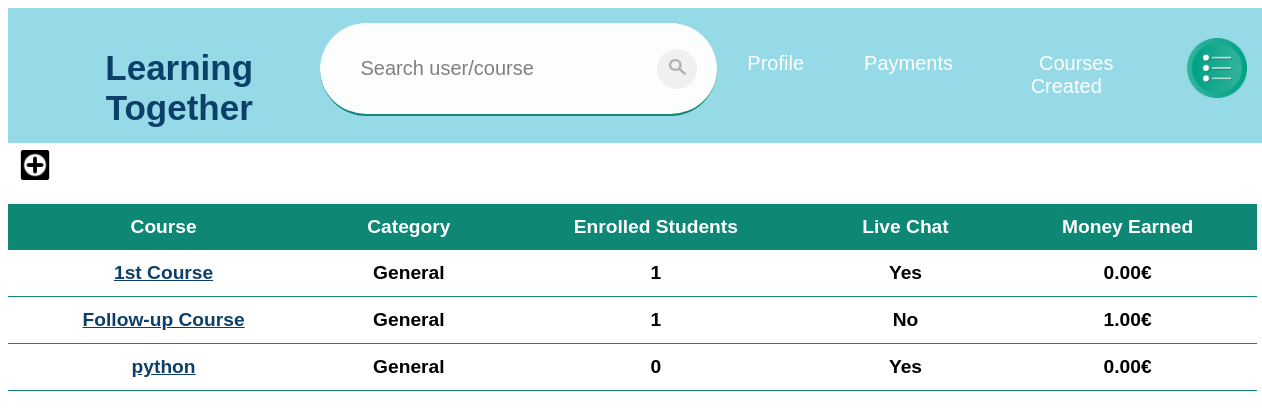
Before: /courseCreated/1 (signed in) with the older database file.
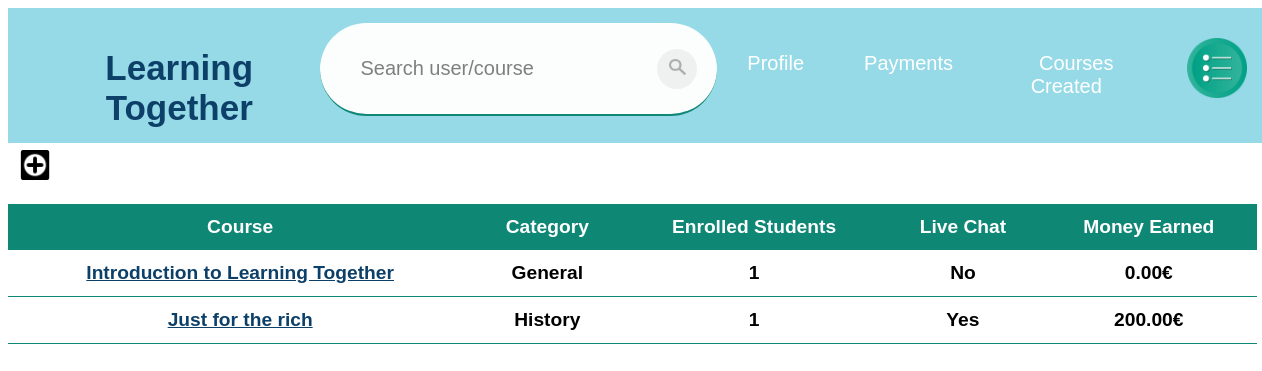
After: the same page with the newer database file.
### app/models.py (models this page shows, shortened)
class CoursesMade(models.Model):
    publicId = models.ForeignKey(Public, on_delete=models.CASCADE)
    courseId = models.ForeignKey(Course, on_delete=models.CASCADE)

class Course(models.Model):
    categoryId = models.ForeignKey(Category, on_delete=models.PROTECT)
    name = models.CharField(max_length=100)
    averageMasterTime = models.SmallIntegerField()
    price = models.DecimalField(max_digits=6, decimal_places=2)
    description = models.CharField(max_length=200, blank=True)
    link = models.CharField(max_length=200, default="")

class Category(models.Model):
    category = models.CharField(max_length=50)

### app/views.py (the view)
# urls.py: path('courseCreated/<id>',views.courseCreated,name="courseCreated"),
def courseCreated(request, id):
    profile = models.Profile.objects.filter(userId__exact=id)
    public = models.Public.objects.filter(profileId__exact=profile[0].id)
    coursesMade = models.CoursesMade.objects.filter(
        publicId__exact=public[0].id)
    thisUser = False
    if request.user.is_authenticated:
        if profile[0].userId.id == request.user.id:
            thisUser = True
    students = []
    liveChats = []
    moneyEarned = []
    for courseMade in coursesMade:
        numStudents = models.CoursesEnrolled.objects.filter(
            courseId__exact=courseMade.courseId).count()
        students.append(numStudents)
        liveChat = models.LiveChat.objects.filter(
            courseId__exact=courseMade.courseId)
        if not liveChat:
            liveChat = [None]
            chat_enable = None
        elif liveChat[0].chat_enable == 0:
            chat_enable = 0
        elif liveChat[0].chat_enable == 1:
            chat_enable = 1
        liveChats.append(chat_enable)
        moneyEarned.append(numStudents * courseMade.courseId.price)
    data = zip(coursesMade, students, liveChats, moneyEarned)
    return render(request, "app/courseCreated.html", {'coursesMade': coursesMade, 'data': data, 'thisUser': thisUser, 'userId': id, 'showOptions': True})

### templates/app/courseCreated.html (shortened to what this page needs)
{% extends 'app/base.html' %}
{% block content %}
{% load static %}
{% include 'app/navBar.html' with thisUser=thisUser userId=userId showOptions=showOptions %}
{% if thisUser %}
    <a href="../createNewCourse" class="button"><img class="plusImg" src="{% static 'images/' %}plus.png"></a>
    <br><br>
{% endif %}
{% if coursesMade  %}
    <table class="table">
        <thead>
            <th>Course</th>
            <th>Category</th>
            <th>Enrolled Students</th>
            <th>Live Chat</th>
            {% if thisUser %}
                <th>Money Earned</th>
            {% endif %}
        </thead>
        {% for courseMade, numStudents, liveChat, moneyEarned in data %}
            <tbody>
                <th><a class="pretty" href="../course/{{ courseMade.courseId.id }}">{{courseMade.courseId.name}}</a></th>
                <th><b>{{ courseMade.courseId.categoryId.category }}</b></th>
                <th>{{ numStudents }}</th>
                {% if not liveChat or liveChat == 0%}
                <th>No</th>
                {% else %}
                <th>Yes</th>
                {% endif %}
                {% if thisUser %}
                <th>{{ moneyEarned }}€</th>
                {% endif %}
            </tbody>
        {% endfor %}
    </table>
{% endif %}
{% endblock %}

Changed rows visible on the page:
no longer on this page (row edited): CoursesMade: courseId.name "Follow-up Course", courseId.categoryId.category "General", numStudents "1", shows "No", moneyEarned "1.00"
removed CoursesMade: courseId.name "python", courseId.categoryId.category "General", numStudents "0", shows "Yes", moneyEarned "0.00"
added CoursesMade: courseId.name "Introduction to Learning Together", courseId.categoryId.category "General", numStudents "1", shows "No", moneyEarned "0.00"
changed CoursesMade: courseId.name "1st Course" → "Just for the rich"; courseId.categoryId.category "General" → "History"; moneyEarned "0.00" → "200.00"
